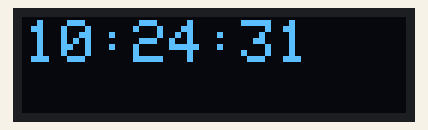
Simulated run of this sketch. Board: Arduino Uno, built with avr-gcc and run on an emulated ATmega328P. Shown: 128×32 one-colour display. The local clock reads 2024-03-15 10:24:30 at power-on unless the sketch sets it.

Above: at 1.1 s.
At 5.2 s:
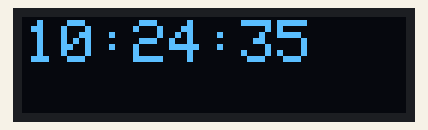
At 10.3 s:
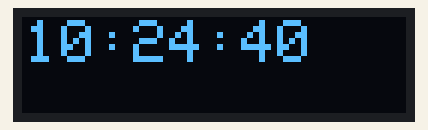
At 19.4 s:
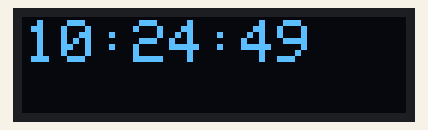
At 28.5 s:
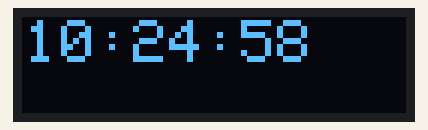
At 38.7 s:
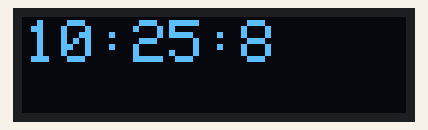

The sketch:

Arduino_Time_Web_Example.ino
```cpp
/* This code works with DS3231 RTC module and OLED display
 * It shows a format of date and time in the OLED screen and some cases the temperature too
 * Refer to www.Surtrtech.com for more details
 * This is Code #2 of the tutorial
 */

#include <SPI.h> //i2c and the display libraries
#include <Wire.h>
#include <Adafruit_GFX.h>
#include <Adafruit_SSD1306.h>
#include <DS3231.h>


#define SCREEN_WIDTH 128 // OLED display width, in pixels
#define SCREEN_HEIGHT 32 // OLED display height, in pixels
#define OLED_RESET     4 // Reset pin # (or -1 if sharing Arduino reset pin)

Adafruit_SSD1306 display(SCREEN_WIDTH, SCREEN_HEIGHT, &Wire, OLED_RESET); //Declaring the display name (display)
DS3231 clock;
RTCDateTime dt; //ERROR

void setup() {
  display.begin(SSD1306_SWITCHCAPVCC, 0x3C); //Start the OLED display
  clock.begin(); //ERROR
  delay(1000);
  display.clearDisplay();
  display.display();

}

void loop() {                  //This code diplays the Time (Hours:Minutes;Seconds)
  dt = clock.getDateTime(); //ERROR

  display.clearDisplay();
  display.setTextSize(2);       //size of the text that will follow
  display.setTextColor(WHITE);  //its color
  display.setCursor(1,1);      //position from where you want to start writing
  display.print(dt.hour); //text todisplay
  display.print(":");
  display.print(dt.minute);
  display.print(":");
  display.print(dt.second);
  display.display();
  delay(1000);                //Refresh every second
}
```

GitTest.c
```cpp
#include <stdio.h>

int main () {

    int i,j;
    int sum;

    printf("Enter first number: \n");
        scanf("%d",&i);
    printf("Enter second number: \n");
        scanf("%d",&j);

    sum = i + j;

    printf("The sum of %d + %d = %d \n", i, j, sum);

}
```

Measured:
- what the display in image 0 shows lasts 1.0 s, from 1.1 s to 2.1 s
